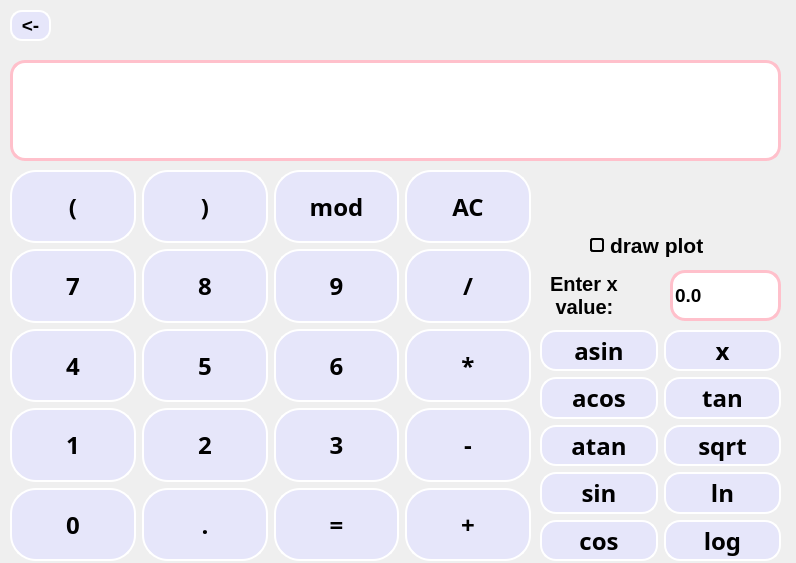
<?xml version="1.0" encoding="UTF-8"?>
<ui version="4.0">
 <class>smartCalc</class>
 <widget class="QDialog" name="smartCalc">
  <property name="geometry">
   <rect>
    <x>0</x>
    <y>0</y>
    <width>796</width>
    <height>563</height>
   </rect>
  </property>
  <property name="windowTitle">
   <string>Mathematical calculator</string>
  </property>
  <property name="styleSheet">
   <string notr="true">
smartCalc {
    background: qlineargradient(x1:0, y1:0, x2:0, y2:1, stop:0  #E6E6FA, stop:1  #FFB6C1); /* Устанавливаем цвет фона для главного окна */
}

smartCalc * {
    background: transparent; /* Сбрасываем цвет фона для всех дочерних элементов главного окна */
}</string>
  </property>
  <property name="sizeGripEnabled">
   <bool>false</bool>
  </property>
  <widget class="QPushButton" name="popButton">
   <property name="geometry">
    <rect>
     <x>10</x>
     <y>10</y>
     <width>41</width>
     <height>31</height>
    </rect>
   </property>
   <property name="palette">
    <palette>
     <active>
      <colorrole role="Button">
       <brush brushstyle="SolidPattern">
        <color alpha="255">
         <red>230</red>
         <green>230</green>
         <blue>250</blue>
        </color>
       </brush>
      </colorrole>
      <colorrole role="Base">
       <brush brushstyle="SolidPattern">
        <color alpha="255">
         <red>230</red>
         <green>230</green>
         <blue>250</blue>
        </color>
       </brush>
      </colorrole>
      <colorrole role="Window">
       <brush brushstyle="SolidPattern">
        <color alpha="255">
         <red>230</red>
         <green>230</green>
         <blue>250</blue>
        </color>
       </brush>
      </colorrole>
     </active>
     <inactive>
      <colorrole role="Button">
       <brush brushstyle="SolidPattern">
        <color alpha="255">
         <red>230</red>
         <green>230</green>
         <blue>250</blue>
        </color>
       </brush>
      </colorrole>
      <colorrole role="Base">
       <brush brushstyle="SolidPattern">
        <color alpha="255">
         <red>230</red>
         <green>230</green>
         <blue>250</blue>
        </color>
       </brush>
      </colorrole>
      <colorrole role="Window">
       <brush brushstyle="SolidPattern">
        <color alpha="255">
         <red>230</red>
         <green>230</green>
         <blue>250</blue>
        </color>
       </brush>
      </colorrole>
     </inactive>
     <disabled>
      <colorrole role="Button">
       <brush brushstyle="SolidPattern">
        <color alpha="255">
         <red>230</red>
         <green>230</green>
         <blue>250</blue>
        </color>
       </brush>
      </colorrole>
      <colorrole role="Base">
       <brush brushstyle="SolidPattern">
        <color alpha="255">
         <red>230</red>
         <green>230</green>
         <blue>250</blue>
        </color>
       </brush>
      </colorrole>
      <colorrole role="Window">
       <brush brushstyle="SolidPattern">
        <color alpha="255">
         <red>230</red>
         <green>230</green>
         <blue>250</blue>
        </color>
       </brush>
      </colorrole>
     </disabled>
    </palette>
   </property>
   <property name="font">
    <font>
     <pointsize>14</pointsize>
     <weight>75</weight>
     <bold>true</bold>
    </font>
   </property>
   <property name="styleSheet">
    <string notr="true">QPushButton {
 background: #E6E6FA; border-radius: 12px; border: 2px solid white; 
}
QPushButton:pressed {
   background: #cfd2fa; border-radius: 12px; border: 2px solid white; 
}</string>
   </property>
   <property name="text">
    <string>&lt;-</string>
   </property>
  </widget>
  <widget class="QWidget" name="gridLayoutWidget">
   <property name="geometry">
    <rect>
     <x>540</x>
     <y>330</y>
     <width>241</width>
     <height>231</height>
    </rect>
   </property>
   <property name="font">
    <font>
     <family>Sans Serif</family>
     <pointsize>18</pointsize>
    </font>
   </property>
   <layout class="QGridLayout" name="gridLayout_2">
    <item row="3" column="0">
     <widget class="QPushButton" name="pushButton_sin">
      <property name="sizePolicy">
       <sizepolicy hsizetype="Minimum" vsizetype="Expanding">
        <horstretch>0</horstretch>
        <verstretch>0</verstretch>
       </sizepolicy>
      </property>
      <property name="font">
       <font>
        <family>Sans Serif</family>
        <pointsize>18</pointsize>
        <weight>75</weight>
        <bold>true</bold>
       </font>
      </property>
      <property name="styleSheet">
       <string notr="true">
QPushButton {
 background: #E6E6FA; border-radius: 16px; border: 2px solid white; 
}
QPushButton:pressed {
   background: #cfd2fa; border-radius: 16px; border: 2px solid white; 
}</string>
      </property>
      <property name="text">
       <string>sin</string>
      </property>
     </widget>
    </item>
    <item row="0" column="1">
     <widget class="QPushButton" name="pushButton_x">
      <property name="sizePolicy">
       <sizepolicy hsizetype="Minimum" vsizetype="Expanding">
        <horstretch>0</horstretch>
        <verstretch>0</verstretch>
       </sizepolicy>
      </property>
      <property name="font">
       <font>
        <family>Sans Serif</family>
        <pointsize>18</pointsize>
        <weight>75</weight>
        <bold>true</bold>
       </font>
      </property>
      <property name="styleSheet">
       <string notr="true">
QPushButton {
 background: #E6E6FA; border-radius: 16px; border: 2px solid white; 
}
QPushButton:pressed {
   background: #cfd2fa; border-radius: 16px; border: 2px solid white; 
}</string>
      </property>
      <property name="text">
       <string>x</string>
      </property>
     </widget>
    </item>
    <item row="4" column="0">
     <widget class="QPushButton" name="pushButton_cos">
      <property name="sizePolicy">
       <sizepolicy hsizetype="Minimum" vsizetype="Expanding">
        <horstretch>0</horstretch>
        <verstretch>0</verstretch>
       </sizepolicy>
      </property>
      <property name="font">
       <font>
        <family>Sans Serif</family>
        <pointsize>18</pointsize>
        <weight>75</weight>
        <bold>true</bold>
       </font>
      </property>
      <property name="styleSheet">
       <string notr="true">
QPushButton {
 background: #E6E6FA; border-radius: 16px; border: 2px solid white; 
}
QPushButton:pressed {
   background: #cfd2fa; border-radius: 16px; border: 2px solid white; 
}</string>
      </property>
      <property name="text">
       <string>cos</string>
      </property>
     </widget>
    </item>
    <item row="2" column="1">
     <widget class="QPushButton" name="pushButton_sqrt">
      <property name="sizePolicy">
       <sizepolicy hsizetype="Minimum" vsizetype="Expanding">
        <horstretch>0</horstretch>
        <verstretch>0</verstretch>
       </sizepolicy>
      </property>
      <property name="font">
       <font>
        <family>Sans Serif</family>
        <pointsize>18</pointsize>
        <weight>75</weight>
        <bold>true</bold>
       </font>
      </property>
      <property name="styleSheet">
       <string notr="true">
QPushButton {
 background: #E6E6FA; border-radius: 16px; border: 2px solid white; 
}
QPushButton:pressed {
   background: #cfd2fa; border-radius: 16px; border: 2px solid white; 
}</string>
      </property>
      <property name="text">
       <string>sqrt</string>
      </property>
     </widget>
    </item>
    <item row="0" column="0">
     <widget class="QPushButton" name="pushButton_asin">
      <property name="sizePolicy">
       <sizepolicy hsizetype="Minimum" vsizetype="Expanding">
        <horstretch>0</horstretch>
        <verstretch>0</verstretch>
       </sizepolicy>
      </property>
      <property name="font">
       <font>
        <family>Sans Serif</family>
        <pointsize>18</pointsize>
        <weight>75</weight>
        <bold>true</bold>
       </font>
      </property>
      <property name="styleSheet">
       <string notr="true">
QPushButton {
 background: #E6E6FA; border-radius: 16px; border: 2px solid white; 
}
QPushButton:pressed {
   background: #cfd2fa; border-radius: 16px; border: 2px solid white; 
}</string>
      </property>
      <property name="text">
       <string>asin</string>
      </property>
     </widget>
    </item>
    <item row="4" column="1">
     <widget class="QPushButton" name="pushButton_log">
      <property name="sizePolicy">
       <sizepolicy hsizetype="Minimum" vsizetype="Expanding">
        <horstretch>0</horstretch>
        <verstretch>0</verstretch>
       </sizepolicy>
      </property>
      <property name="font">
       <font>
        <family>Sans Serif</family>
        <pointsize>18</pointsize>
        <weight>75</weight>
        <bold>true</bold>
       </font>
      </property>
      <property name="styleSheet">
       <string notr="true">
QPushButton {
 background: #E6E6FA; border-radius: 16px; border: 2px solid white; 
}
QPushButton:pressed {
   background: #cfd2fa; border-radius: 16px; border: 2px solid white; 
}</string>
      </property>
      <property name="text">
       <string>log</string>
      </property>
     </widget>
    </item>
    <item row="2" column="0">
     <widget class="QPushButton" name="pushButton_atan">
      <property name="sizePolicy">
       <sizepolicy hsizetype="Minimum" vsizetype="Expanding">
        <horstretch>0</horstretch>
        <verstretch>0</verstretch>
       </sizepolicy>
      </property>
      <property name="font">
       <font>
        <family>Sans Serif</family>
        <pointsize>18</pointsize>
        <weight>75</weight>
        <bold>true</bold>
       </font>
      </property>
      <property name="styleSheet">
       <string notr="true">
QPushButton {
 background: #E6E6FA; border-radius: 16px; border: 2px solid white; 
}
QPushButton:pressed {
   background: #cfd2fa; border-radius: 16px; border: 2px solid white; 
}</string>
      </property>
      <property name="text">
       <string>atan</string>
      </property>
     </widget>
    </item>
    <item row="1" column="0">
     <widget class="QPushButton" name="pushButton_acos">
      <property name="sizePolicy">
       <sizepolicy hsizetype="Minimum" vsizetype="Expanding">
        <horstretch>0</horstretch>
        <verstretch>0</verstretch>
       </sizepolicy>
      </property>
      <property name="font">
       <font>
        <family>Sans Serif</family>
        <pointsize>18</pointsize>
        <weight>75</weight>
        <bold>true</bold>
       </font>
      </property>
      <property name="styleSheet">
       <string notr="true">
QPushButton {
 background: #E6E6FA; border-radius: 16px; border: 2px solid white; 
}
QPushButton:pressed {
   background: #cfd2fa; border-radius: 16px; border: 2px solid white; 
}</string>
      </property>
      <property name="text">
       <string>acos</string>
      </property>
     </widget>
    </item>
    <item row="3" column="1">
     <widget class="QPushButton" name="pushButton_ln">
      <property name="sizePolicy">
       <sizepolicy hsizetype="Minimum" vsizetype="Expanding">
        <horstretch>0</horstretch>
        <verstretch>0</verstretch>
       </sizepolicy>
      </property>
      <property name="font">
       <font>
        <family>Sans Serif</family>
        <pointsize>18</pointsize>
        <weight>75</weight>
        <bold>true</bold>
       </font>
      </property>
      <property name="styleSheet">
       <string notr="true">
QPushButton {
 background: #E6E6FA; border-radius: 16px; border: 2px solid white; 
}
QPushButton:pressed {
   background: #cfd2fa; border-radius: 16px; border: 2px solid white; 
}</string>
      </property>
      <property name="text">
       <string>ln</string>
      </property>
     </widget>
    </item>
    <item row="1" column="1">
     <widget class="QPushButton" name="pushButton_tan">
      <property name="sizePolicy">
       <sizepolicy hsizetype="Minimum" vsizetype="Expanding">
        <horstretch>0</horstretch>
        <verstretch>0</verstretch>
       </sizepolicy>
      </property>
      <property name="font">
       <font>
        <family>Sans Serif</family>
        <pointsize>18</pointsize>
        <weight>75</weight>
        <bold>true</bold>
       </font>
      </property>
      <property name="styleSheet">
       <string notr="true">
QPushButton {
 background: #E6E6FA; border-radius: 16px; border: 2px solid white; 
}
QPushButton:pressed {
   background: #cfd2fa; border-radius: 16px; border: 2px solid white; 
}</string>
      </property>
      <property name="text">
       <string>tan</string>
      </property>
     </widget>
    </item>
   </layout>
  </widget>
  <widget class="QLineEdit" name="lineEdit">
   <property name="geometry">
    <rect>
     <x>10</x>
     <y>60</y>
     <width>771</width>
     <height>101</height>
    </rect>
   </property>
   <property name="font">
    <font>
     <pointsize>26</pointsize>
     <weight>75</weight>
     <bold>true</bold>
    </font>
   </property>
   <property name="cursor">
    <cursorShape>ArrowCursor</cursorShape>
   </property>
   <property name="styleSheet">
    <string notr="true"> QLineEdit {
    border-radius: 15px;
    border: 3px solid pink;
    background: white;
 }</string>
   </property>
   <property name="maxLength">
    <number>256</number>
   </property>
   <property name="cursorPosition">
    <number>0</number>
   </property>
   <property name="alignment">
    <set>Qt::AlignRight|Qt::AlignTrailing|Qt::AlignVCenter</set>
   </property>
  </widget>
  <widget class="QWidget" name="layoutWidget">
   <property name="geometry">
    <rect>
     <x>10</x>
     <y>170</y>
     <width>521</width>
     <height>391</height>
    </rect>
   </property>
   <property name="sizePolicy">
    <sizepolicy hsizetype="Preferred" vsizetype="Expanding">
     <horstretch>0</horstretch>
     <verstretch>0</verstretch>
    </sizepolicy>
   </property>
   <property name="font">
    <font>
     <family>Sans Serif</family>
    </font>
   </property>
   <property name="styleSheet">
    <string notr="true">;</string>
   </property>
   <layout class="QGridLayout" name="gridLayout">
    <item row="0" column="1">
     <widget class="QPushButton" name="pushButton_closeBracket">
      <property name="sizePolicy">
       <sizepolicy hsizetype="Minimum" vsizetype="Expanding">
        <horstretch>0</horstretch>
        <verstretch>0</verstretch>
       </sizepolicy>
      </property>
      <property name="font">
       <font>
        <family>Sans Serif</family>
        <pointsize>18</pointsize>
        <weight>75</weight>
        <bold>true</bold>
       </font>
      </property>
      <property name="styleSheet">
       <string notr="true">
QPushButton {
 background: #E6E6FA; border-radius: 26px; border: 2px solid white; 
}
QPushButton:pressed {
   background: #cfd2fa; border-radius: 26px; border: 2px solid white; 
}</string>
      </property>
      <property name="text">
       <string>)</string>
      </property>
     </widget>
    </item>
    <item row="1" column="0">
     <widget class="QPushButton" name="pushButton_7">
      <property name="sizePolicy">
       <sizepolicy hsizetype="Minimum" vsizetype="Expanding">
        <horstretch>0</horstretch>
        <verstretch>0</verstretch>
       </sizepolicy>
      </property>
      <property name="font">
       <font>
        <family>Sans Serif</family>
        <pointsize>18</pointsize>
        <weight>75</weight>
        <bold>true</bold>
       </font>
      </property>
      <property name="styleSheet">
       <string notr="true">
QPushButton {
 background: #E6E6FA; border-radius: 26px; border: 2px solid white; 
}
QPushButton:pressed {
   background: #cfd2fa; border-radius: 26px; border: 2px solid white; 
}</string>
      </property>
      <property name="text">
       <string>7</string>
      </property>
     </widget>
    </item>
    <item row="4" column="1">
     <widget class="QPushButton" name="pushButton_dot">
      <property name="sizePolicy">
       <sizepolicy hsizetype="Minimum" vsizetype="Expanding">
        <horstretch>0</horstretch>
        <verstretch>0</verstretch>
       </sizepolicy>
      </property>
      <property name="font">
       <font>
        <family>Sans Serif</family>
        <pointsize>18</pointsize>
        <weight>75</weight>
        <bold>true</bold>
       </font>
      </property>
      <property name="styleSheet">
       <string notr="true">
QPushButton {
 background: #E6E6FA; border-radius: 26px; border: 2px solid white; 
}
QPushButton:pressed {
   background: #cfd2fa; border-radius: 26px; border: 2px solid white; 
}</string>
      </property>
      <property name="text">
       <string>.</string>
      </property>
     </widget>
    </item>
    <item row="2" column="3">
     <widget class="QPushButton" name="pushButton_mul">
      <property name="sizePolicy">
       <sizepolicy hsizetype="Minimum" vsizetype="Expanding">
        <horstretch>0</horstretch>
        <verstretch>0</verstretch>
       </sizepolicy>
      </property>
      <property name="font">
       <font>
        <family>Sans Serif</family>
        <pointsize>18</pointsize>
        <weight>75</weight>
        <bold>true</bold>
       </font>
      </property>
      <property name="styleSheet">
       <string notr="true">
QPushButton {
 background: #E6E6FA; border-radius: 26px; border: 2px solid white; 
}
QPushButton:pressed {
   background: #cfd2fa; border-radius: 26px; border: 2px solid white; 
}</string>
      </property>
      <property name="text">
       <string>*</string>
      </property>
     </widget>
    </item>
    <item row="1" column="2">
     <widget class="QPushButton" name="pushButton_9">
      <property name="sizePolicy">
       <sizepolicy hsizetype="Minimum" vsizetype="Expanding">
        <horstretch>0</horstretch>
        <verstretch>0</verstretch>
       </sizepolicy>
      </property>
      <property name="font">
       <font>
        <family>Sans Serif</family>
        <pointsize>18</pointsize>
        <weight>75</weight>
        <bold>true</bold>
       </font>
      </property>
      <property name="styleSheet">
       <string notr="true">
QPushButton {
 background: #E6E6FA; border-radius: 26px; border: 2px solid white; 
}
QPushButton:pressed {
   background: #cfd2fa; border-radius: 26px; border: 2px solid white; 
}</string>
      </property>
      <property name="text">
       <string>9</string>
      </property>
     </widget>
    </item>
    <item row="1" column="1">
     <widget class="QPushButton" name="pushButton_8">
      <property name="sizePolicy">
       <sizepolicy hsizetype="Minimum" vsizetype="Expanding">
        <horstretch>0</horstretch>
        <verstretch>0</verstretch>
       </sizepolicy>
      </property>
      <property name="font">
       <font>
        <family>Sans Serif</family>
        <pointsize>18</pointsize>
        <weight>75</weight>
        <bold>true</bold>
       </font>
      </property>
      <property name="styleSheet">
       <string notr="true">
QPushButton {
 background: #E6E6FA; border-radius: 26px; border: 2px solid white; 
}
QPushButton:pressed {
   background: #cfd2fa; border-radius: 26px; border: 2px solid white; 
}</string>
      </property>
      <property name="text">
       <string>8</string>
      </property>
     </widget>
    </item>
    <item row="0" column="2">
     <widget class="QPushButton" name="pushButton_mod">
      <property name="sizePolicy">
       <sizepolicy hsizetype="Minimum" vsizetype="Expanding">
        <horstretch>0</horstretch>
        <verstretch>0</verstretch>
       </sizepolicy>
      </property>
      <property name="font">
       <font>
        <family>Sans Serif</family>
        <pointsize>18</pointsize>
        <weight>75</weight>
        <bold>true</bold>
       </font>
      </property>
      <property name="styleSheet">
       <string notr="true">
QPushButton {
 background: #E6E6FA; border-radius: 26px; border: 2px solid white; 
}
QPushButton:pressed {
   background: #cfd2fa; border-radius: 26px; border: 2px solid white; 
}</string>
      </property>
      <property name="text">
       <string>mod</string>
      </property>
     </widget>
    </item>
    <item row="2" column="1">
     <widget class="QPushButton" name="pushButton_5">
      <property name="sizePolicy">
       <sizepolicy hsizetype="Minimum" vsizetype="Expanding">
        <horstretch>0</horstretch>
        <verstretch>0</verstretch>
       </sizepolicy>
      </property>
      <property name="font">
       <font>
        <family>Sans Serif</family>
        <pointsize>18</pointsize>
        <weight>75</weight>
        <bold>true</bold>
       </font>
      </property>
      <property name="styleSheet">
       <string notr="true">
QPushButton {
 background: #E6E6FA; border-radius: 26px; border: 2px solid white; 
}
QPushButton:pressed {
   background: #cfd2fa; border-radius: 26px; border: 2px solid white; 
}</string>
      </property>
      <property name="text">
       <string>5</string>
      </property>
     </widget>
    </item>
    <item row="0" column="0">
     <widget class="QPushButton" name="pushButton_openBracket">
      <property name="sizePolicy">
       <sizepolicy hsizetype="Minimum" vsizetype="Expanding">
        <horstretch>0</horstretch>
        <verstretch>0</verstretch>
       </sizepolicy>
      </property>
      <property name="font">
       <font>
        <family>Sans Serif</family>
        <pointsize>18</pointsize>
        <weight>75</weight>
        <bold>true</bold>
       </font>
      </property>
      <property name="styleSheet">
       <string notr="true">
QPushButton {
 background: #E6E6FA; border-radius: 26px; border: 2px solid white; 
}
QPushButton:pressed {
   background: #cfd2fa; border-radius: 26px; border: 2px solid white; 
}</string>
      </property>
      <property name="text">
       <string>(</string>
      </property>
     </widget>
    </item>
    <item row="3" column="0">
     <widget class="QPushButton" name="pushButton_1">
      <property name="sizePolicy">
       <sizepolicy hsizetype="Minimum" vsizetype="Expanding">
        <horstretch>0</horstretch>
        <verstretch>0</verstretch>
       </sizepolicy>
      </property>
      <property name="font">
       <font>
        <family>Sans Serif</family>
        <pointsize>18</pointsize>
        <weight>75</weight>
        <bold>true</bold>
       </font>
      </property>
      <property name="styleSheet">
       <string notr="true">
QPushButton {
 background: #E6E6FA; border-radius: 26px; border: 2px solid white; 
}
QPushButton:pressed {
   background: #cfd2fa; border-radius: 26px; border: 2px solid white; 
}</string>
      </property>
      <property name="text">
       <string>1</string>
      </property>
     </widget>
    </item>
    <item row="2" column="0">
     <widget class="QPushButton" name="pushButton_4">
      <property name="sizePolicy">
       <sizepolicy hsizetype="Minimum" vsizetype="Expanding">
        <horstretch>0</horstretch>
        <verstretch>0</verstretch>
       </sizepolicy>
      </property>
      <property name="font">
       <font>
        <family>Sans Serif</family>
        <pointsize>18</pointsize>
        <weight>75</weight>
        <bold>true</bold>
       </font>
      </property>
      <property name="styleSheet">
       <string notr="true">
QPushButton {
 background: #E6E6FA; border-radius: 26px; border: 2px solid white; 
}
QPushButton:pressed {
   background: #cfd2fa; border-radius: 26px; border: 2px solid white; 
}</string>
      </property>
      <property name="text">
       <string>4</string>
      </property>
     </widget>
    </item>
    <item row="3" column="3">
     <widget class="QPushButton" name="pushButton_sub">
      <property name="sizePolicy">
       <sizepolicy hsizetype="Minimum" vsizetype="Expanding">
        <horstretch>0</horstretch>
        <verstretch>0</verstretch>
       </sizepolicy>
      </property>
      <property name="font">
       <font>
        <family>Sans Serif</family>
        <pointsize>18</pointsize>
        <weight>75</weight>
        <bold>true</bold>
       </font>
      </property>
      <property name="styleSheet">
       <string notr="true">
QPushButton {
 background: #E6E6FA; border-radius: 26px; border: 2px solid white; 
}
QPushButton:pressed {
   background: #cfd2fa; border-radius: 26px; border: 2px solid white; 
}</string>
      </property>
      <property name="text">
       <string>-</string>
      </property>
     </widget>
    </item>
    <item row="4" column="2">
     <widget class="QPushButton" name="pushButton_equality">
      <property name="sizePolicy">
       <sizepolicy hsizetype="Minimum" vsizetype="Expanding">
        <horstretch>0</horstretch>
        <verstretch>0</verstretch>
       </sizepolicy>
      </property>
      <property name="font">
       <font>
        <family>Sans Serif</family>
        <pointsize>18</pointsize>
        <weight>75</weight>
        <bold>true</bold>
       </font>
      </property>
      <property name="styleSheet">
       <string notr="true">
QPushButton {
 background: #E6E6FA; border-radius: 26px; border: 2px solid white; 
}
QPushButton:pressed {
   background: #cfd2fa; border-radius: 26px; border: 2px solid white; 
}</string>
      </property>
      <property name="text">
       <string>=</string>
      </property>
     </widget>
    </item>
    <item row="0" column="3">
     <widget class="QPushButton" name="pushButton_ac">
      <property name="sizePolicy">
       <sizepolicy hsizetype="Minimum" vsizetype="Expanding">
        <horstretch>0</horstretch>
        <verstretch>0</verstretch>
       </sizepolicy>
      </property>
      <property name="font">
       <font>
        <family>Sans Serif</family>
        <pointsize>18</pointsize>
        <weight>75</weight>
        <bold>true</bold>
       </font>
      </property>
      <property name="styleSheet">
       <string notr="true">
QPushButton {
 background: #E6E6FA; border-radius: 26px; border: 2px solid white; 
}
QPushButton:pressed {
   background: #cfd2fa; border-radius: 26px; border: 2px solid white; 
}</string>
      </property>
      <property name="text">
       <string>AC</string>
      </property>
     </widget>
    </item>
    <item row="3" column="1">
     <widget class="QPushButton" name="pushButton_2">
      <property name="sizePolicy">
       <sizepolicy hsizetype="Minimum" vsizetype="Expanding">
        <horstretch>0</horstretch>
        <verstretch>0</verstretch>
       </sizepolicy>
      </property>
      <property name="font">
       <font>
        <family>Sans Serif</family>
        <pointsize>18</pointsize>
        <weight>75</weight>
        <bold>true</bold>
       </font>
      </property>
      <property name="styleSheet">
       <string notr="true">
QPushButton {
 background: #E6E6FA; border-radius: 26px; border: 2px solid white; 
}
QPushButton:pressed {
   background: #cfd2fa; border-radius: 26px; border: 2px solid white; 
}</string>
      </property>
      <property name="text">
       <string>2</string>
      </property>
     </widget>
    </item>
    <item row="1" column="3">
     <widget class="QPushButton" name="pushButton_div">
      <property name="sizePolicy">
       <sizepolicy hsizetype="Minimum" vsizetype="Expanding">
        <horstretch>0</horstretch>
        <verstretch>0</verstretch>
       </sizepolicy>
      </property>
      <property name="font">
       <font>
        <family>Sans Serif</family>
        <pointsize>18</pointsize>
        <weight>75</weight>
        <bold>true</bold>
       </font>
      </property>
      <property name="styleSheet">
       <string notr="true">
QPushButton {
 background: #E6E6FA; border-radius: 26px; border: 2px solid white; 
}
QPushButton:pressed {
   background: #cfd2fa; border-radius: 26px; border: 2px solid white; 
}</string>
      </property>
      <property name="text">
       <string>/</string>
      </property>
     </widget>
    </item>
    <item row="2" column="2">
     <widget class="QPushButton" name="pushButton_6">
      <property name="sizePolicy">
       <sizepolicy hsizetype="Minimum" vsizetype="Expanding">
        <horstretch>0</horstretch>
        <verstretch>0</verstretch>
       </sizepolicy>
      </property>
      <property name="font">
       <font>
        <family>Sans Serif</family>
        <pointsize>18</pointsize>
        <weight>75</weight>
        <bold>true</bold>
       </font>
      </property>
      <property name="styleSheet">
       <string notr="true">
QPushButton {
 background: #E6E6FA; border-radius: 26px; border: 2px solid white; 
}
QPushButton:pressed {
   background: #cfd2fa; border-radius: 26px; border: 2px solid white; 
}</string>
      </property>
      <property name="text">
       <string>6</string>
      </property>
     </widget>
    </item>
    <item row="4" column="0">
     <widget class="QPushButton" name="pushButton_0">
      <property name="sizePolicy">
       <sizepolicy hsizetype="Minimum" vsizetype="Expanding">
        <horstretch>0</horstretch>
        <verstretch>0</verstretch>
       </sizepolicy>
      </property>
      <property name="font">
       <font>
        <family>Sans Serif</family>
        <pointsize>18</pointsize>
        <weight>75</weight>
        <bold>true</bold>
       </font>
      </property>
      <property name="styleSheet">
       <string notr="true">
QPushButton {
 background: #E6E6FA; border-radius: 26px; border: 2px solid white; 
}
QPushButton:pressed {
   background: #cfd2fa; border-radius: 26px; border: 2px solid white; 
}</string>
      </property>
      <property name="text">
       <string>0</string>
      </property>
     </widget>
    </item>
    <item row="3" column="2">
     <widget class="QPushButton" name="pushButton_3">
      <property name="sizePolicy">
       <sizepolicy hsizetype="Minimum" vsizetype="Expanding">
        <horstretch>0</horstretch>
        <verstretch>0</verstretch>
       </sizepolicy>
      </property>
      <property name="font">
       <font>
        <family>Sans Serif</family>
        <pointsize>18</pointsize>
        <weight>75</weight>
        <bold>true</bold>
       </font>
      </property>
      <property name="styleSheet">
       <string notr="true">
QPushButton {
 background: #E6E6FA; border-radius: 26px; border: 2px solid white; 
}
QPushButton:pressed {
   background: #cfd2fa; border-radius: 26px; border: 2px solid white; 
}</string>
      </property>
      <property name="text">
       <string>3</string>
      </property>
     </widget>
    </item>
    <item row="4" column="3">
     <widget class="QPushButton" name="pushButton_add">
      <property name="sizePolicy">
       <sizepolicy hsizetype="Minimum" vsizetype="Expanding">
        <horstretch>0</horstretch>
        <verstretch>0</verstretch>
       </sizepolicy>
      </property>
      <property name="font">
       <font>
        <family>Sans Serif</family>
        <pointsize>18</pointsize>
        <weight>75</weight>
        <bold>true</bold>
       </font>
      </property>
      <property name="styleSheet">
       <string notr="true">
QPushButton {
 background: #E6E6FA; border-radius: 26px; border: 2px solid white; 
}
QPushButton:pressed {
   background: #cfd2fa; border-radius: 26px; border: 2px solid white; 
}</string>
      </property>
      <property name="text">
       <string>+</string>
      </property>
     </widget>
    </item>
   </layout>
  </widget>
  <widget class="QLineEdit" name="lineEdit_x">
   <property name="geometry">
    <rect>
     <x>670</x>
     <y>270</y>
     <width>111</width>
     <height>51</height>
    </rect>
   </property>
   <property name="font">
    <font>
     <pointsize>14</pointsize>
     <weight>75</weight>
     <bold>true</bold>
    </font>
   </property>
   <property name="styleSheet">
    <string notr="true"> QLineEdit {
    border-radius: 15px;
    border: 3px solid pink;
    background: white;
 }</string>
   </property>
   <property name="text">
    <string>0.0</string>
   </property>
  </widget>
  <widget class="QLabel" name="label">
   <property name="geometry">
    <rect>
     <x>550</x>
     <y>270</y>
     <width>111</width>
     <height>51</height>
    </rect>
   </property>
   <property name="font">
    <font>
     <pointsize>15</pointsize>
     <weight>75</weight>
     <bold>true</bold>
    </font>
   </property>
   <property name="text">
    <string>Enter x 
 value:</string>
   </property>
  </widget>
  <widget class="QCheckBox" name="checkBox">
   <property name="geometry">
    <rect>
     <x>590</x>
     <y>230</y>
     <width>191</width>
     <height>31</height>
    </rect>
   </property>
   <property name="font">
    <font>
     <pointsize>16</pointsize>
     <weight>75</weight>
     <bold>true</bold>
    </font>
   </property>
   <property name="styleSheet">
    <string notr="true">QCheckBox::indicator:checked {
    background-color: #8079c6;
}

QCheckBox::indicator {
    border: 2px solid black; /* Добавляет рамку вокруг индикатора галочки */
    border-radius: 3px; /* Добавляет скругленные углы к рамке */
    padding: 2px; /* Создает отступ вокруг индикатора */
}</string>
   </property>
   <property name="text">
    <string>draw plot</string>
   </property>
  </widget>
 </widget>
 <resources/>
 <connections/>
</ui>
